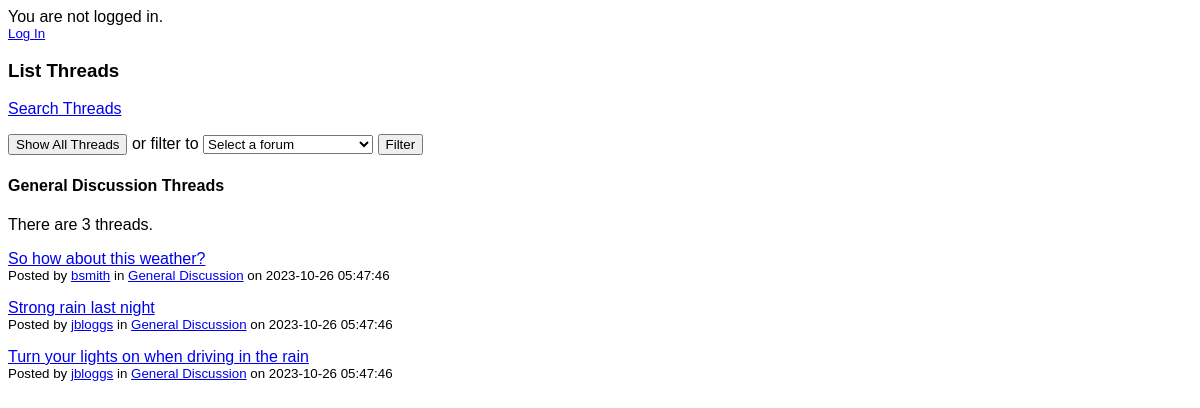
/list_threads.php?forum_id=1, run on the app's committed database.
### tables this page shows
CREATE TABLE `forum` (
  `forum_id` tinyint(4) UNSIGNED NOT NULL,
  `forum_name` varchar(50) NOT NULL
);

CREATE TABLE `thread` (
  `thread_id` int(11) NOT NULL,
  `username` varchar(20) NOT NULL,
  `forum_id` tinyint(4) UNSIGNED NOT NULL,
  `title` varchar(100) NOT NULL,
  `content` varchar(40000) NOT NULL,
  `post_date` timestamp NOT NULL DEFAULT current_timestamp() ON UPDATE current_timestamp()
);

### list_threads.php (the view, shortened to what this page needs)
<?php
  require 'db_connect.php';
  if (isset($_SESSION['username']))
  {
    echo '<p>Welcome, '.$_SESSION['username'].' ('.$_SESSION['access_level'].')';
    echo '<br/><small><a href="logout.php">Log Out</a></small></p>';
  }
  else
  {
    echo '<p>You are not logged in.';
    echo '<br /><small><a href="login.php">Log In</a></small></p>';
  }
?>
<!DOCTYPE html>
<html>
  <head>
    <link rel="stylesheet" type="text/css" href="forum_stylesheet.css" />
  </head>
  <body>
    <h3>List Threads</h3>
    <?php
    if (isset($_SESSION['username']))
      echo '<p><a href="search_threads.php">Search Threads</a> | <a href="new_thread_form.php">New Thread</a></p>';
    else
      echo '<p><a href="search_threads.php">Search Threads</a></p>';
    ?>
    <form name="list_threads" method="get" action="list_threads.php" >
      <p><input type="button" value="Show All Threads" onclick="window.location.href = 'list_threads.php'" /> or filter to
        <select name="forum_id">
          <option value="" selected disabled>Select a forum</option>
          <?php
            $result = $db->query("SELECT * FROM forum ORDER BY forum_id");
            foreach($result as $row)
            {
              if (isset($_GET['forum_id']) && $_GET['forum_id'] == $row['forum_id'])
              {
                $current_forum_name = $row['forum_name'];
              }
            }
          ?>
        </select> <input type="submit" value="Filter" />
      </p>
    </form>
    <?php
      if (isset($_GET['forum_id']))
      {
        echo '<h4>'.$current_forum_name.' Threads</h4>';
        $stmt = $db->prepare("SELECT thread_id, username, title, post_date, forum_name, thread.forum_id
                              FROM thread LEFT JOIN forum
                              ON thread.forum_id=forum.forum_id
                              WHERE thread.forum_id = ? ORDER BY post_date DESC");
        $stmt->execute( [$_GET['forum_id']] );
      }
      $result_data = $stmt->fetchAll();
      if (count($result_data) > 1)
        echo 'There are '.count($result_data).' threads.';
      if (count($result_data) > 0)
      {
        foreach($result_data as $row)
        {
          echo '<p><a href="view_thread.php?id='.$row['thread_id'].'">'.$row['title'].'</a><br />';
          echo '<small>Posted by <a href="view_profile.php?username='.$row['username'].'">'.$row['username'].'</a> in <a href="list_threads.php?forum_id='.$row['forum_id'].'">'.$row['forum_name'].'</a> on '.$row['post_date'].'</small></p>';
        }
      }
      else
      {
        echo '<p>No threads posted.</p>';
      }
    ?>
  </body>
</html>

### forum_stylesheet.css (style rules this page uses)
* { font-family: Arial }
input[type="text"], input[type="password"], select { width: 170px }

### data on the page
forum: forum_name "General Discussion"
thread: title "So how about this weather?", username "bsmith", forum.forum_name "General Discussion", post_date "2023-10-26 05:47:46"
thread: title "Strong rain last night", username "jbloggs", forum.forum_name "General Discussion", post_date "2023-10-26 05:47:46"
thread: title "Turn your lights on when driving in the rain", username "jbloggs", forum.forum_name "General Discussion", post_date "2023-10-26 05:47:46"

### other printed values
count($result_data) "3"
